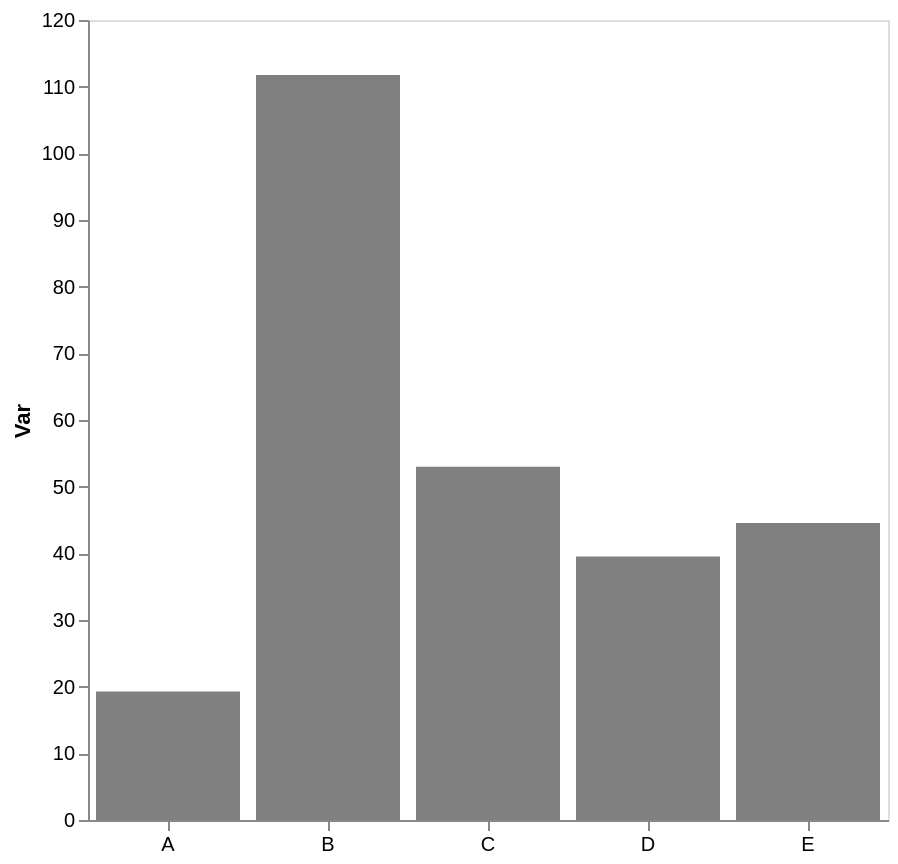

Here is the Vega-Lite specification saved for this chart:
### Vega-Lite specification from a JSON file in a GitHub repository (floating-point values rounded to 4 significant figures)
{"config": {"view": {"continuousWidth": 300, "continuousHeight": 300}, "axis": {"grid": false}, "bar": {"color": "gray"}}, "data": {"name": "data-81710a2e9e28b575c12ee179f86e0087"}, "mark": {"type": "bar"}, "encoding": {"x": {"axis": {"labelAngle": 0, "title": null}, "field": "cat", "type": "nominal"}, "y": {"aggregate": "mean", "axis": {"title": "Var"}, "field": "var1", "type": "quantitative"}}, "height": 400, "width": 400, "$schema": "https://vega.github.io/schema/vega-lite/v5.17.0.json", "datasets": {"data-81710a2e9e28b575c12ee179f86e0087": [{"cat": "B", "var1": 120.0, "var2": 48.01}, {"cat": "A", "var1": 21.38, "var2": 50.44}, {"cat": "D", "var1": 41.4, "var2": 64.72}, {"cat": "B", "var1": 110.5, "var2": 56.64}, {"cat": "C", "var1": 49.01, "var2": 43.22}, {"cat": "E", "var1": 44.56, "var2": 35.5}, {"cat": "B", "var1": 93.06, "var2": 58.11}, {"cat": "A", "var1": 17.14, "var2": 52.24}, {"cat": "C", "var1": 56.96, "var2": 39.72}, {"cat": "B", "var1": 130.0, "var2": 55.74}, {"cat": "D", "var1": 37.67, "var2": 44.23}, {"cat": "B", "var1": 105.2, "var2": 67.61}]}}
